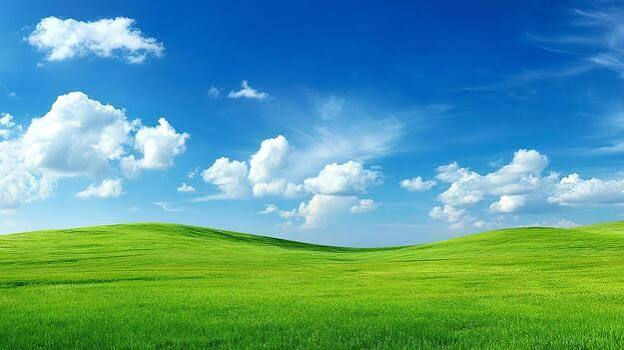
#> input picture FCV/lab_1/image.jpg, 624 x 350 px, found by its file name
$ python q1.py
#> lines starting #> are read from the running program, lines starting #| are printed output that depends on the picture
import cv2 as cv
# write a simple program to read, display and write an image
image = cv.imread(r"D:\aiml_b\lab_1\image.jpg")
#> image is the input picture: shape (350, 624, 3); mean B, G, R 148.6, 155.9, 86.9
grey = cv.cvtColor(image,cv.COLOR_BGR2GRAY)
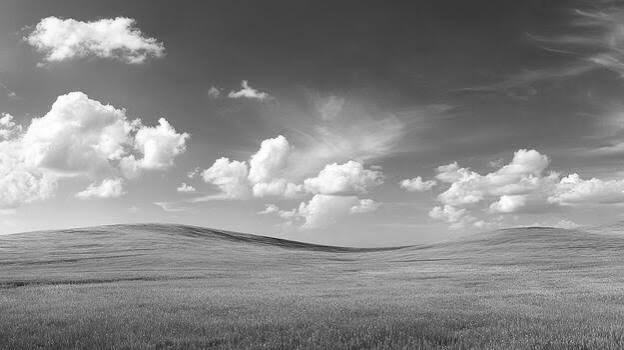
#> grey: shape (350, 624); min 29, max 255, mean 134.4
cv.imshow('display',grey)
cv.imwrite(r"D:\aiml_b\lab_1\saved.png",grey)
cv.waitKey(0)
cv.destroyAllWindows()

$ run again, with FCV/lab_1/rectangle.png saved as FCV/lab_1/image.jpg
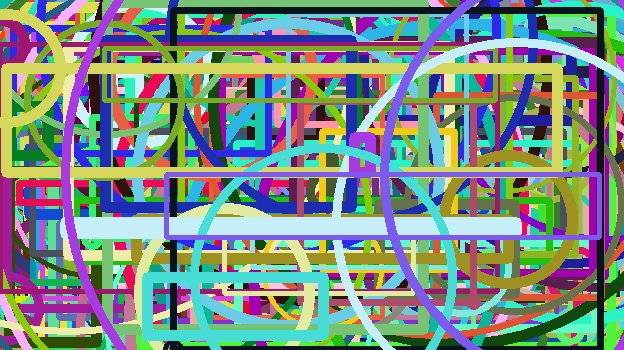
#> input picture FCV/lab_1/rectangle.png, 624 x 350 px, found by its file name
#> image is the input picture: shape (350, 624, 3); mean B, G, R 132.1, 140.4, 123.9
#> `grey = cv.cvtColor(image,cv.COLOR_BGR2GRAY)`:
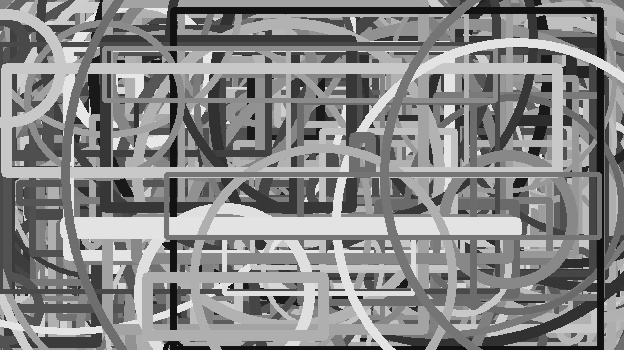
#> grey: shape (350, 624); min 10, max 240, mean 134.5
